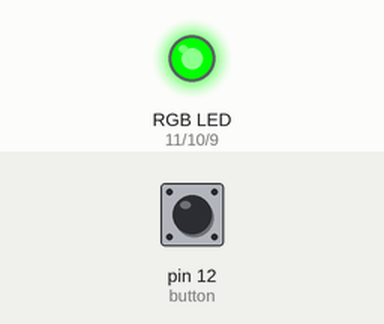
Recording of a sketch running on a simulated Arduino Uno, built with avr-gcc and run on an emulated ATmega328P. Shown: an RGB LED mixed from three pins (HIGH = lit). The inputs (shaded band) are chosen by the test bench; at power-on: pin 12 (button) LOW.

Above: at 2.8 s.
2.9 s: pin 12 (button) pulled HIGH for 1.2 s
At 3.5 s:
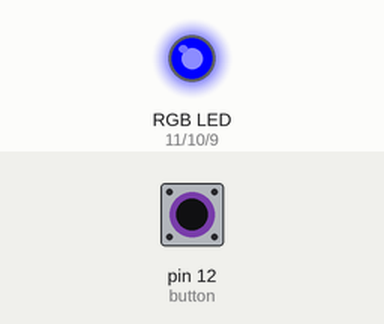
6.5 s: pin 12 (button) pulled HIGH for 3.2 s
At 11.2 s:
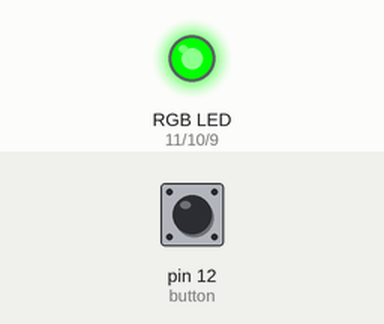
Timing chart, 0 to 12.7 s (numbered marks = the images above; inputs shaded):
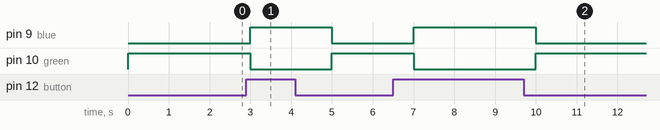

The sketch:

PB_RGB.ino
```cpp
int button=12;
int blue=9;
int red=11;
int green=10;
int push;

void setup(){
  pinMode(red,OUTPUT);
  pinMode(blue,OUTPUT);
  pinMode(green,OUTPUT);
  pinMode(button,INPUT);
}

void loop(){
  push=digitalRead(button);
  if(push==HIGH){
  digitalWrite(red,LOW);
  digitalWrite(blue,HIGH);
  digitalWrite(green,LOW);
  delay(1000);
  }
  else{
  digitalWrite(red,LOW);
  digitalWrite(blue,LOW);
  digitalWrite(green,HIGH);
  delay(1000);
  }
}
```

Measured:
- after the input at 2.9 s, pin 9 (blue): LOW → HIGH after 0.10 s, → LOW 2.0 s later; pin 10 (green): HIGH → LOW after 0.10 s, → HIGH 2.0 s later
- after the input at 6.5 s, pin 9 (blue): LOW → HIGH after 0.50 s, → LOW 3.0 s later; pin 10 (green): HIGH → LOW after 0.50 s, → HIGH 3.0 s later
